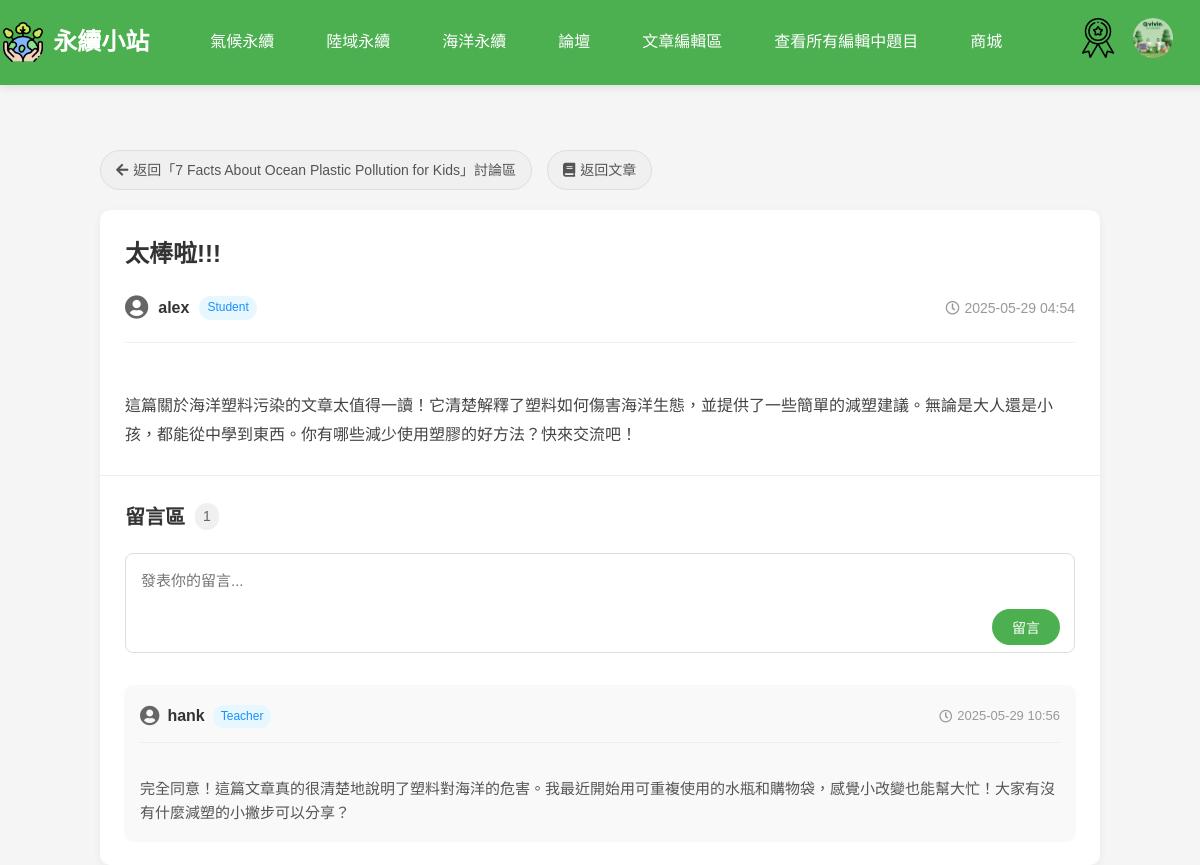
Page /php/discuss.php?post_id=3 (signed in) on the committed database.
### tables this page shows
CREATE TABLE `user` (
  `UserID` int(11) NOT NULL COMMENT '使用者編號 (PK)',
  `Username` varchar(50) DEFAULT NULL COMMENT '使用者名稱',
  `Email` varchar(100) NOT NULL COMMENT '電子郵件',
  `Password` varchar(255) NOT NULL COMMENT '密碼 (加密儲存)',
  `JoinDate` datetime DEFAULT current_timestamp() COMMENT '註冊時間',
  `Status` enum('Student','Teacher','Admin') NOT NULL DEFAULT 'Student' COMMENT '使用者身份',
  `reset_token` varchar(255) DEFAULT NULL,
  `token_expire` datetime DEFAULT NULL,
  `AvatarURL` varchar(255) DEFAULT NULL,
  `BackgroundURL` varchar(255) DEFAULT NULL
);

CREATE TABLE `article` (
  `ArticleID` int(11) NOT NULL COMMENT '文章編號 (PK)',
  `Title` varchar(100) NOT NULL COMMENT '標題',
  `Category` varchar(50) NOT NULL COMMENT '分類',
  `ImageURL` varchar(255) DEFAULT NULL COMMENT '圖片網址',
  `Description` text DEFAULT NULL COMMENT '簡介',
  `ArticleURL` varchar(255) NOT NULL COMMENT '文章網址',
  `UserID` int(11) NOT NULL,
  `Content` longtext DEFAULT NULL COMMENT '文章內容',
  `created_at` timestamp NOT NULL DEFAULT current_timestamp(),
  `teacher_summary` longtext DEFAULT NULL COMMENT '老師重點整理'
);

CREATE TABLE `communitypost` (
  `PostID` int(11) NOT NULL COMMENT '貼文編號 (PK)',
  `Content` text NOT NULL COMMENT '貼文內容',
  `ImageURL` varchar(255) DEFAULT NULL COMMENT '圖片網址',
  `PostDate` datetime DEFAULT current_timestamp() COMMENT '發文日期',
  `Title` varchar(50) DEFAULT NULL COMMENT '標題',
  `UserID` int(11) NOT NULL COMMENT 'FK to User',
  `ArticleID` int(11) DEFAULT NULL COMMENT '關聯的文章ID'
);

CREATE TABLE `commentarea` (
  `CommentID` int(11) NOT NULL COMMENT '留言編號 (PK)',
  `PostID` int(11) NOT NULL COMMENT '貼文編號 (FK to CommunityPost)',
  `UserID` int(11) NOT NULL COMMENT '使用者編號 (FK to User)',
  `Content` text NOT NULL COMMENT '留言內容',
  `CommentTime` datetime DEFAULT current_timestamp() COMMENT '留言時間',
  `Status` enum('PENDING','APPROVED','DELETED') DEFAULT 'PENDING' COMMENT '留言狀態 (待審核/已通過/已刪除)'
);

### php/discuss.php (the view, shortened to what this page needs)
<?php
require_once 'db_connect.php';
$post_id = isset($_GET['post_id']) && filter_var($_GET['post_id'], FILTER_VALIDATE_INT) ? (int)$_GET['post_id'] : 0;
$sql = "SELECT cp.PostID, cp.Title, cp.Content, cp.PostDate, cp.ImageURL, cp.ArticleID, u.Username, u.Status, u.AvatarURL
        FROM communitypost cp
        JOIN user u ON cp.UserID = u.UserID
        WHERE cp.PostID = ?";
$stmt = mysqli_prepare($conn, $sql);
mysqli_stmt_bind_param($stmt, 'i', $post_id);
if (!mysqli_stmt_execute($stmt)) {
    die('貼文查詢執行失敗: ' . mysqli_stmt_error($stmt));
}
$result = mysqli_stmt_get_result($stmt);
$post = mysqli_fetch_assoc($result);
$sql = "SELECT ca.CommentID, ca.Content, ca.CommentTime, u.UserID, u.Username, u.Status, u.AvatarURL
        FROM commentarea ca
        JOIN user u ON ca.UserID = u.UserID
        WHERE ca.PostID = ?
        ORDER BY ca.CommentTime ASC";
$stmt = mysqli_prepare($conn, $sql);
mysqli_stmt_bind_param($stmt, 'i', $post_id);
if (!mysqli_stmt_execute($stmt)) {
    die('評論查詢執行失敗: ' . mysqli_stmt_error($stmt));
}
$comments = mysqli_stmt_get_result($stmt);
$article_title = '未知文章';
if (isset($post['ArticleID']) && $post['ArticleID'] > 0) {
    $article_sql = "SELECT Title FROM article WHERE ArticleID = ?";
    $article_stmt = mysqli_prepare($conn, $article_sql);
    mysqli_stmt_bind_param($article_stmt, 'i', $post['ArticleID']);
    mysqli_stmt_execute($article_stmt);
    $article_result = mysqli_stmt_get_result($article_stmt);
    $article_row = mysqli_fetch_assoc($article_result);
    $article_title = $article_row ? $article_row['Title'] : '未知文章';
}
?>
<!DOCTYPE html>
<html lang="zh-TW">
<head>
    <link rel="stylesheet" href="../css/nav3.css">
    <link rel="stylesheet" href="../css/discuss.css">
    <link rel="stylesheet" href="https://cdnjs.cloudflare.com/ajax/libs/font-awesome/5.15.4/css/all.min.css">
</head>
<body>
    <?php include 'nav.php'; ?>
    <div style="height: 70px;"></div>
    <div class="forum-container">
        <div class="navigation-links">
            <?php if (isset($post['ArticleID']) && $post['ArticleID'] > 0): ?>
                <a href="luntan.php?article_id=<?php echo $post['ArticleID']; ?>" class="back-link">
                    <i class="fas fa-arrow-left"></i> 返回「<?php echo htmlspecialchars($article_title); ?>」討論區
                </a>
                <a href="article.php?id=<?php echo $post['ArticleID']; ?>" class="back-link">
                    <i class="fas fa-book"></i> 返回文章
                </a>
            <?php else: ?>
                <a href="luntan.php" class="back-link">
                    <i class="fas fa-arrow-left"></i> 返回論壇
                </a>
            <?php endif; ?>
        </div>
        <div class="post-container">
            <div class="post-detail">
                <h1 class="post-title"><?php echo htmlspecialchars($post['Title']); ?></h1>
                <div class="post-meta">
                    <div class="author-info">
                        <?php if (!empty($post['AvatarURL'])): ?>
                            <img src="../<?php echo htmlspecialchars($post['AvatarURL']); ?>" alt="用戶頭像" class/sound/110466.mp3 class="author-avatar" style="width: 30px; height: 30px; border-radius: 50%; margin-right: 8px;">
                        <?php else: ?>
                            <span class="author-avatar"><i class="fas fa-user-circle"></i></span>
                        <?php endif; ?>
                        <span class="author-name"><?php echo htmlspecialchars($post['Username']); ?></span>
                        <?php if (!empty($post['Status'])): ?>
                            <span class="author-status"><?php echo htmlspecialchars($post['Status']); ?></span>
                        <?php endif; ?>
                    </div>
                    <div class="post-time">
                        <i class="far fa-clock"></i>
                        <span><?php echo date('Y-m-d H:i', strtotime($post['PostDate'])); ?></span>
                    </div>
                </div>
                <div class="post-content">
                    <?php echo nl2br(htmlspecialchars($post['Content'])); ?>
                </div>
            </div>
            <div class="comments-section">
                <h2 class="section-title">留言區 <span class="comment-count"><?php echo mysqli_num_rows($comments); ?></span></h2>
                <?php if (isset($_SESSION['user_id'])): ?>
                    <div class="comment-form-container">
                        <form method="POST" action="" class="comment-form">
                            <div class="form-group">
                                <textarea name="comment" placeholder="發表你的留言..." required></textarea>
                                <button type="submit" class="submit-btn">留言</button>
                            </div>
                        </form>
                    </div>
                <?php else: ?>
                    <div class="login-prompt">
                        <p>請<a href="user_login.php">登入</a>後發表留言</p>
                    </div>
                <?php endif; ?>
                <div class="comments-list">
                    <?php if (mysqli_num_rows($comments) > 0): ?>
                        <?php while ($comment = mysqli_fetch_assoc($comments)): ?>
                            <div class="comment-card">
                                <div class="comment-header">
                                    <div class="commenter-info">
                                        <?php
                                        $achievement_page = $comment['Status'] === 'teacher' ? 'teacher_achievement.php' : 'achievement.php';
                                        ?>
                                        <?php if (!empty($comment['AvatarURL'])): ?>
                                            <a href="<?php echo $achievement_page; ?>?user_id=<?php echo htmlspecialchars($comment['UserID']); ?>" class="avatar-link" data-user-id="<?php echo htmlspecialchars($comment['UserID']); ?>">
                                                <img src="../<?php echo htmlspecialchars($comment['AvatarURL']); ?>" alt="用戶頭像" class="commenter-avatar" style="width: 30px; height: 30px; border-radius: 50%; margin-right: 8px;">
                                            </a>
                                        <?php else: ?>
                                            <a href="<?php echo $achievement_page; ?>?user_id=<?php echo htmlspecialchars($comment['UserID']); ?>" class="avatar-link" data-user-id="<?php echo htmlspecialchars($comment['UserID']); ?>">
                                                <span class="commenter-avatar"><i class="fas fa-user-circle"></i></span>
                                            </a>
                                        <?php endif; ?>
                                        <span class="commenter-name"><?php echo htmlspecialchars($comment['Username']); ?></span>
                                        <?php if (!empty($comment['Status'])): ?>
                                            <span class="commenter-status"><?php echo htmlspecialchars($comment['Status']); ?></span>
                                        <?php endif; ?>
                                    </div>
                                    <div class="comment-time">
                                        <i class="far fa-clock"></i>
                                        <span><?php echo date('Y-m-d H:i', strtotime($comment['CommentTime'])); ?></span>
                                    </div>
                                </div>
                                <div class="comment-content">
                                    <?php echo nl2br(htmlspecialchars($comment['Content'])); ?>
                                </div>
                            </div>
                        <?php endwhile; ?>
                    <?php else: ?>
                        <div class="no-comments">
                            <p>目前還沒有留言，快來發表第一條吧！</p>
                        </div>
                    <?php endif; ?>
                </div>
            </div>
        </div>
    </div>
</body>
</html>

### php/nav.php (shortened to what this page needs)
<nav class="navbar">
    <div class="logo">
        <img src="../img/icon.png" style="color: white;" alt="永續小站 Logo">
        <h1 style="font-size: 24px;"><a href="index.php" class="logo-title">永續小站</a></h1>
    </div>
    <ul class="nav-links">
        <li><a href="climate.php" style="font-size: 16px;">氣候永續</a></li>
        <li><a href="landscape.php" style="font-size: 16px; ">陸域永續</a></li>
        <li><a href="ocean.php" style="font-size: 16px;">海洋永續</a></li>
        <li><a href="all_forums.php" style="font-size: 16px;">論壇</a></li>
        <?php if (isset($_SESSION['login_session']) && $_SESSION['login_session'] === true): ?>
            <?php if (isset($_SESSION['role']) && $_SESSION['role'] === 'Teacher'): ?>
                <li><a href="crawler.php">文章編輯區</a></li>
                <li><a href="view-all-qusetion.php">查看所有編輯中題目</a></li>
            <?php elseif (isset($_SESSION['role']) && $_SESSION['role'] === 'Admin'): ?>
                <li><a href="crawler.php">文章編輯區</a></li>
                <li><a href="view-all-qusetion.php">查看所有編輯中題目</a></li>
                <li><a href="merchandise_manage.php">商品管理</a></li>
            <?php endif; ?>
            <li><a href="shop.php">商城</a></li>
        <?php endif; ?>
    </ul>
    <div class="nav-icons">
        <?php if (isset($_SESSION['login_session']) && $_SESSION['login_session'] === true): ?>
            <?php if (isset($_SESSION['role']) && $_SESSION['role'] === 'Teacher'): ?>
                <a href="teacher_achievement.php"><img src="../img/achv.png" alt="成就"></a>
            <?php elseif (isset($_SESSION['role']) && $_SESSION['role'] === 'Student'): ?>
                <a href="achievement.php"><img src="../img/achv.png" alt="成就"></a>
            <?php elseif (isset($_SESSION['role']) && $_SESSION['role'] === 'Admin'): ?>
                <a href="teacher_achievement.php"><img src="../img/achv.png" alt="成就"></a>
            <?php endif; ?>
        <?php endif; ?>
        <?php if (isset($_SESSION['login_session']) && $_SESSION['login_session'] === true): ?>
            <?php
            $avatarURL = $_SESSION['AvatarURL'] ?? 'img/user.png';
            if ($avatarURL === 'img/user.png') {
                $servername = "localhost";
                $db_username = "root";
                $db_password = "";
                $dbname = "sustain";
                $conn = new mysqli($servername, $db_username, $db_password, $dbname);
                $conn->set_charset("utf8mb4");
                $username = $_SESSION['username'];
                $sql = "SELECT AvatarURL FROM user WHERE Username='$username'";
                $result = $conn->query($sql);
                if ($result->num_rows > 0) {
                    $row = $result->fetch_assoc();
                    $avatarURL = $row['AvatarURL'] ?? 'img/user.png';
                }
            }
            ?>
            <a href="user.php"><img src="../<?php echo htmlspecialchars($avatarURL); ?>" alt="用戶" style="border-radius: 50%;"></a>
        <?php endif; ?>
    </div>
</nav>

### rows in the picture
user: AvatarURL (picture)
article: Title "7 Facts About Ocean Plastic Pollution for Kids"
communitypost: Title "太棒啦!!!", UserID.Username "alex", UserID.Status "Student", PostDate "2025-05-29 04:54", Content "這篇關於海洋塑料污染的文章太值得一讀！它清楚解釋了塑料如何傷害海洋生態，並提供了一些簡單的減塑建議。無論是大人還是小孩，都能從中學到東西。你有哪些減少使用塑膠的好方法？快來交流吧！"
commentarea: UserID.Username "hank", UserID.Status "Teacher", CommentTime "2025-05-29 10:56", Content "完全同意！這篇文章真的很清楚地說明了塑料對海洋的危害。我最近開始用可重複使用的水瓶和購物袋，感覺小改變也能幫大忙！大家有沒有什麼減塑的小撇步可以分享？"

### other values in the picture
mysqli_num_rows($comments) "1"
